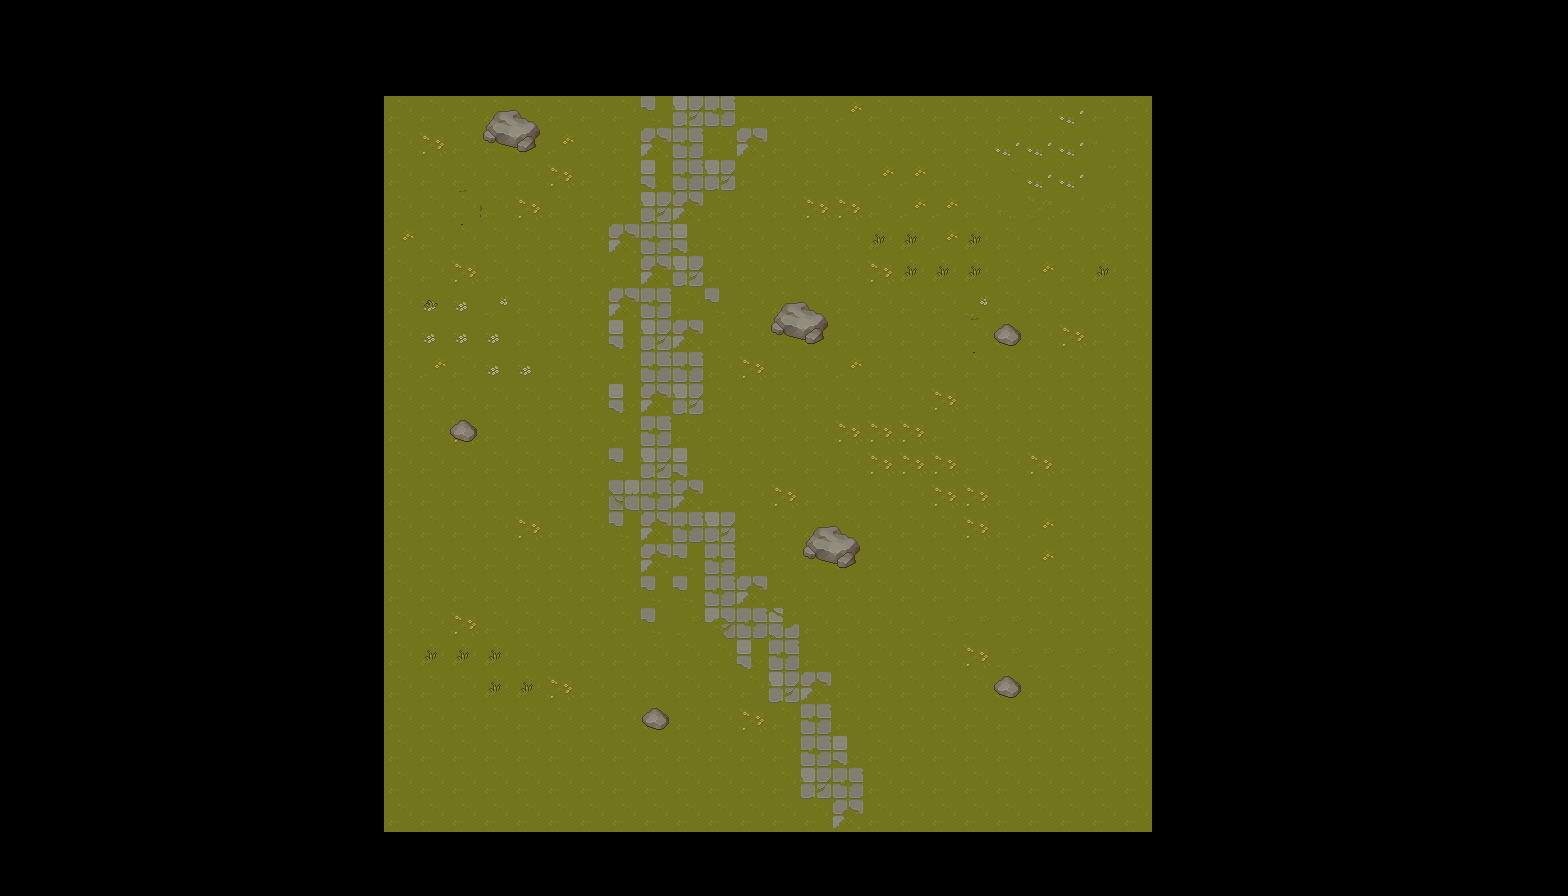

Tiled map render using the project's own tile images. Description and the whole map definition, tile-layer contents included, below:
An orthogonal 49x28 tile map with 32x32 px tiles, 2 tile layers (Tile Layer 1, Tile Layer 2), 3 tilesets.

<map version="1.10" tiledversion="1.10.2" orientation="orthogonal" renderorder="right-down" width="49" height="28" tilewidth="32" tileheight="32" infinite="0" nextlayerid="3" nextobjectid="1">
 <tileset firstgid="1" source="Texture/TX Tileset Grass.tsx" />
 <tileset firstgid="65" source="Texture/TX Props.tsx" />
 <tileset firstgid="321" source="Texture/TX Plant.tsx" />
 <layer id="1" name="Tile Layer 1" width="49" height="28">
  <data encoding="csv">
0,0,0,0,0,0,0,0,0,0,0,0,0,0,0,0,0,0,0,0,0,0,0,0,0,0,0,0,0,0,0,0,0,0,0,0,0,0,0,0,0,0,0,0,0,0,0,0,0,
0,0,0,0,0,0,0,0,0,0,0,0,0,0,0,0,0,0,0,0,0,0,0,0,0,0,0,0,0,0,0,0,0,0,0,0,0,0,0,0,0,0,0,0,0,0,0,0,0,
0,0,0,0,0,0,0,0,0,0,0,0,0,0,0,0,0,0,0,0,0,0,0,0,0,0,0,0,0,0,0,0,0,0,0,0,0,0,0,0,0,0,0,0,0,0,0,0,0,
0,0,0,0,0,0,0,0,0,0,0,0,18,18,18,18,18,18,18,18,53,42,41,18,18,18,15,18,18,18,18,18,18,29,18,0,0,0,0,0,0,0,0,0,0,0,0,0,0,
0,0,0,0,0,0,0,0,0,0,0,0,18,30,18,18,18,15,18,18,57,41,18,57,18,18,18,18,18,18,18,29,29,29,12,0,0,0,0,0,0,0,0,0,0,0,0,0,0,
0,0,0,0,0,0,0,0,0,0,0,0,18,18,18,18,18,30,18,18,60,41,42,18,18,18,18,15,15,18,18,17,29,29,20,0,0,0,0,0,0,0,0,0,0,0,0,0,0,
0,0,0,0,0,0,0,0,0,0,0,0,18,15,18,18,30,18,18,18,42,57,18,18,18,30,30,18,15,15,18,25,26,27,28,0,0,0,0,0,0,0,0,0,0,0,0,0,0,
0,0,0,0,0,0,0,0,0,0,0,0,15,18,18,18,18,18,18,57,41,60,18,18,18,18,18,18,18,15,18,18,18,18,18,0,0,0,0,0,0,0,0,0,0,0,0,0,0,
0,0,0,0,0,0,0,0,0,0,0,0,18,18,30,18,18,18,18,18,57,42,18,18,18,18,18,30,18,18,18,18,15,18,18,0,0,0,0,0,0,0,0,0,0,0,0,0,0,
0,0,0,0,0,0,0,0,0,0,0,0,18,13,13,14,18,18,18,57,41,18,53,18,18,18,18,18,18,18,14,18,18,18,18,0,0,0,0,0,0,0,0,0,0,0,0,0,0,
0,0,0,0,0,0,0,0,0,0,0,0,18,13,13,13,18,18,18,60,42,57,18,18,18,18,18,18,18,18,18,18,18,30,18,0,0,0,0,0,0,0,0,0,0,0,0,0,0,
0,0,0,0,0,0,0,0,0,0,0,0,18,15,18,13,13,18,18,18,41,41,18,30,18,18,15,18,18,18,18,18,18,18,18,0,0,0,0,0,0,0,0,0,0,0,0,0,0,
0,0,0,0,0,0,0,0,0,0,0,0,18,18,18,18,18,18,18,60,57,42,18,18,18,18,18,18,18,30,18,18,18,18,18,0,0,0,0,0,0,0,0,0,0,0,0,0,0,
0,0,0,0,0,0,0,0,0,0,0,0,18,18,30,18,18,18,18,18,41,18,18,18,18,18,30,30,30,18,18,18,18,18,18,0,0,0,0,0,0,0,0,0,0,0,0,0,0,
0,0,0,0,0,0,0,0,0,0,0,0,18,18,18,18,18,18,18,53,42,60,18,18,18,18,18,30,30,30,18,18,30,18,18,0,0,0,0,0,0,0,0,0,0,0,0,0,0,
0,0,0,0,0,0,0,0,0,0,0,0,18,18,18,18,18,18,18,49,41,57,18,18,30,18,18,18,18,30,30,18,18,18,18,0,0,0,0,0,0,0,0,0,0,0,0,0,0,
0,0,0,0,0,0,0,0,0,0,0,0,18,18,18,18,30,18,18,53,57,41,42,18,18,18,18,18,30,18,30,18,15,18,18,0,0,0,0,0,0,0,0,0,0,0,0,0,0,
0,0,0,0,0,0,0,0,0,0,0,0,18,18,18,18,18,18,18,18,57,53,41,18,18,18,18,18,18,18,18,18,15,18,18,0,0,0,0,0,0,0,0,0,0,0,0,0,0,
0,0,0,0,0,0,0,0,0,0,0,0,18,18,18,18,18,18,18,18,53,53,41,57,18,18,18,18,18,18,18,18,18,18,18,0,0,0,0,0,0,0,0,0,0,0,0,0,0,
0,0,0,0,0,0,0,0,0,0,0,0,18,18,30,18,18,18,18,18,53,10,58,41,62,10,10,10,10,10,10,10,18,18,18,0,0,0,0,0,0,0,0,0,0,0,0,0,0,
0,0,0,0,0,0,0,0,0,0,0,0,18,18,18,18,18,18,18,18,18,18,18,60,41,18,18,18,18,18,30,10,10,10,10,0,0,0,0,0,0,0,0,0,0,0,0,0,0,
0,0,0,0,0,0,0,0,0,0,0,0,18,18,18,18,18,30,18,18,18,18,18,18,42,57,18,18,18,18,18,18,18,18,18,0,0,0,0,0,0,0,0,0,0,0,0,0,0,
0,0,0,0,0,0,0,0,0,0,0,0,18,18,18,18,18,18,18,18,18,18,18,30,18,41,18,18,18,18,18,18,18,18,18,0,0,0,0,0,0,0,0,0,0,0,0,0,0,
0,0,0,0,0,0,0,0,0,0,0,0,18,18,18,18,18,18,18,18,18,18,18,18,18,41,60,18,18,18,18,18,18,18,18,0,0,0,0,0,0,0,0,0,0,0,0,0,0,
0,0,0,0,0,0,0,0,0,0,0,0,18,18,18,18,18,18,18,18,18,18,18,18,18,42,41,18,18,18,18,18,18,18,18,0,0,0,0,0,0,0,0,0,0,0,0,0,0,
0,0,0,0,0,0,0,0,0,0,0,0,18,18,18,18,18,18,18,18,18,18,18,18,18,18,57,18,18,18,18,18,18,18,18,0,0,0,0,0,0,0,0,0,0,0,0,0,0,
0,0,0,0,0,0,0,0,0,0,0,0,0,0,0,0,0,0,0,0,0,0,0,0,0,0,0,0,0,0,0,0,0,0,0,0,0,0,0,0,0,0,0,0,0,0,0,0,0,
0,0,0,0,0,0,0,0,0,0,0,0,0,0,0,0,0,0,0,0,0,0,0,0,0,0,0,0,0,0,0,0,0,0,0,0,0,0,0,0,0,0,0,0,0,0,0,0,0
</data>
 </layer>
 <layer id="2" name="Tile Layer 2" width="49" height="28">
  <data encoding="csv">
0,0,0,0,0,0,0,0,0,0,0,0,0,0,0,0,0,0,0,0,0,0,0,0,0,0,0,0,0,0,0,0,0,0,0,0,0,0,0,0,0,0,0,0,0,0,0,0,0,
0,0,0,0,0,0,0,0,0,0,0,0,0,0,0,0,0,0,0,0,0,0,0,0,0,0,0,0,0,0,0,0,0,0,0,0,0,0,0,0,0,0,0,0,0,0,0,0,0,
0,0,0,0,0,0,0,0,0,0,0,0,0,0,0,0,0,0,0,0,0,0,0,0,0,0,0,0,0,0,0,0,0,0,0,0,0,0,0,0,0,0,0,0,0,0,0,0,0,
0,0,0,0,0,0,0,0,0,0,0,0,0,0,0,273,274,0,0,0,0,0,0,0,18,0,0,0,0,0,0,0,0,0,0,18,0,0,0,0,0,0,0,0,0,0,0,0,0,
0,0,0,0,0,0,0,0,0,0,0,0,0,0,0,289,290,0,0,0,0,0,0,0,18,0,0,0,0,0,0,0,0,0,0,18,0,0,0,0,0,0,0,0,0,0,0,0,0,
0,0,0,0,0,0,0,0,0,0,0,0,0,411,412,413,0,0,0,0,0,0,0,0,0,0,0,0,0,0,0,0,0,0,0,18,0,0,0,0,0,0,0,0,0,0,0,0,0,
0,0,0,0,0,0,0,0,0,0,0,0,0,18,18,429,0,0,0,0,0,0,0,0,0,0,0,0,0,0,0,0,0,0,0,18,0,0,0,0,0,0,0,0,0,0,0,0,0,
0,0,0,0,0,0,0,0,0,0,0,0,0,443,444,445,0,0,0,0,0,0,0,0,0,0,0,529,529,0,529,0,0,0,0,18,0,0,0,0,0,0,0,0,0,0,0,0,0,
0,0,0,0,0,0,0,0,0,0,0,0,0,0,0,0,0,0,0,0,0,0,0,0,0,0,0,0,529,529,529,0,0,0,529,18,0,0,0,0,0,0,0,0,0,0,0,0,0,
0,0,0,0,0,0,0,0,0,0,0,0,0,532,0,0,0,0,0,0,0,0,0,0,273,274,0,0,0,411,412,413,0,0,0,18,0,0,0,0,0,0,0,0,0,0,0,0,0,
0,0,0,0,0,0,0,0,0,0,0,0,0,0,0,0,0,0,0,0,0,0,0,0,289,290,0,0,0,18,18,309,0,0,0,18,0,0,0,0,0,0,0,0,0,0,0,0,0,
0,0,0,0,0,0,0,0,0,0,0,0,0,0,0,0,0,0,0,0,0,0,0,0,0,0,0,0,0,443,444,445,0,0,0,18,0,0,0,0,0,0,0,0,0,0,0,0,0,
0,0,0,0,0,0,0,0,0,0,0,0,0,0,0,0,0,0,0,0,0,0,0,0,0,0,0,0,0,0,0,0,0,0,0,18,0,0,0,0,0,0,0,0,0,0,0,0,0,
0,0,0,0,0,0,0,0,0,0,0,0,0,0,309,0,0,0,0,0,0,0,0,0,0,0,0,0,0,0,0,0,0,0,0,18,0,0,0,0,0,0,0,0,0,0,0,0,0,
0,0,0,0,0,0,0,0,0,0,0,0,18,18,18,0,0,0,0,0,0,0,0,0,0,0,0,0,0,0,0,0,0,0,0,18,0,0,0,0,0,0,0,0,0,0,0,0,0,
0,0,0,0,0,0,0,0,0,0,0,0,18,18,18,18,0,0,0,0,0,0,0,0,0,0,0,0,0,0,0,0,0,0,0,18,0,0,0,0,0,0,0,0,0,0,0,0,0,
0,0,0,0,0,0,0,0,0,0,0,0,18,18,18,18,0,0,0,0,0,0,0,0,0,273,274,18,18,325,0,0,0,0,0,18,0,0,0,0,0,0,0,0,0,0,0,0,0,
0,0,0,0,0,0,0,0,0,0,0,0,0,0,0,0,0,0,0,0,0,0,0,0,0,289,290,18,18,341,0,0,0,0,0,18,0,0,0,0,0,0,0,0,0,0,0,0,0,
0,0,0,0,0,0,0,0,0,0,0,0,0,0,0,0,0,0,0,0,0,0,0,0,0,18,18,18,18,18,0,0,0,0,0,18,0,0,0,0,0,0,0,0,0,0,0,0,0,
0,0,0,0,0,0,0,0,0,0,0,0,0,0,0,0,0,0,0,0,0,0,0,0,0,18,18,18,18,373,0,0,0,0,0,18,0,0,0,0,0,0,0,0,0,0,0,0,0,
0,0,0,0,0,0,0,0,0,0,0,0,0,529,529,529,0,0,0,0,0,0,0,0,0,385,18,18,388,389,0,0,0,0,0,18,0,0,0,0,0,0,0,0,0,0,0,0,0,
0,0,0,0,0,0,0,0,0,0,0,0,0,0,0,529,529,0,0,0,0,0,0,0,0,401,402,403,404,405,0,309,0,0,0,18,0,0,0,0,0,0,0,0,0,0,0,0,0,
0,0,0,0,0,0,0,0,0,0,0,0,0,0,0,0,0,0,0,0,309,0,0,0,0,0,0,0,0,0,0,0,0,0,0,18,0,0,0,0,0,0,0,0,0,0,0,0,0,
0,0,0,0,0,0,0,0,0,0,0,0,0,0,0,0,0,0,0,0,0,0,0,0,0,0,0,0,0,0,0,0,0,0,0,18,0,0,0,0,0,0,0,0,0,0,0,0,0,
0,0,0,0,0,0,0,0,0,0,0,0,0,0,0,0,0,0,0,0,0,0,0,0,0,0,0,0,0,0,0,0,0,0,0,18,0,0,0,0,0,0,0,0,0,0,0,0,0,
0,0,0,0,0,0,0,0,0,0,0,0,0,0,0,0,0,0,0,0,0,0,0,0,0,0,0,0,0,0,0,0,0,0,0,18,0,0,0,0,0,0,0,0,0,0,0,0,0,
0,0,0,0,0,0,0,0,0,0,0,0,0,0,0,0,0,0,0,0,0,0,0,0,0,0,0,0,0,0,0,0,0,0,0,0,0,0,0,0,0,0,0,0,0,0,0,0,0,
0,0,0,0,0,0,0,0,0,0,0,0,0,0,0,0,0,0,0,0,0,0,0,0,0,0,0,0,0,0,0,0,0,0,0,0,0,0,0,0,0,0,0,0,0,0,0,0,0
</data>
 </layer>
</map>
